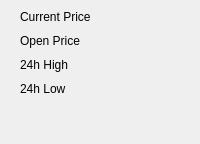
                     <widget class="QFrame" name="realtimePriceLabels">
                      <property name="styleSheet">
                       <string notr="true"/>
                      </property>
                      <property name="frameShape">
                       <enum>QFrame::NoFrame</enum>
                      </property>
                      <property name="frameShadow">
                       <enum>QFrame::Raised</enum>
                      </property>
                      <layout class="QVBoxLayout" name="verticalLayout_12">
                       <property name="spacing">
                        <number>10</number>
                       </property>
                       <property name="leftMargin">
                        <number>20</number>
                       </property>
                       <property name="topMargin">
                        <number>10</number>
                       </property>
                       <property name="rightMargin">
                        <number>20</number>
                       </property>
                       <property name="bottomMargin">
                        <number>0</number>
                       </property>
                       <item>
                        <widget class="QFrame" name="histoCurrPriceFrame">
                         <property name="frameShape">
                          <enum>QFrame::NoFrame</enum>
                         </property>
                         <property name="frameShadow">
                          <enum>QFrame::Raised</enum>
                         </property>
                         <layout class="QHBoxLayout" name="horizontalLayout_3">
                          <property name="spacing">
                           <number>0</number>
                          </property>
                          <property name="leftMargin">
                           <number>0</number>
                          </property>
                          <property name="topMargin">
                           <number>0</number>
                          </property>
                          <property name="rightMargin">
                           <number>0</number>
                          </property>
                          <property name="bottomMargin">
                           <number>0</number>
                          </property>
                          <item alignment="Qt::AlignLeft|Qt::AlignVCenter">
                           <widget class="QLabel" name="label">
                            <property name="text">
                             <string>Current Price</string>
                            </property>
                           </widget>
                          </item>
                          <item>
                           <widget class="QLabel" name="histoCurrPriceLabel">
                            <property name="styleSheet">
                             <string notr="true">color: #B3AFEB;
font: 15px &quot;Segoe UI BOLD&quot;;</string>
                            </property>
                            <property name="text">
                             <string/>
                            </property>
                            <property name="alignment">
                             <set>Qt::AlignRight|Qt::AlignTrailing|Qt::AlignVCenter</set>
                            </property>
                           </widget>
                          </item>
                         </layout>
                        </widget>
                       </item>
                       <item>
                        <widget class="QFrame" name="histoOpenPriceFrame">
                         <property name="frameShape">
                          <enum>QFrame::NoFrame</enum>
                         </property>
                         <property name="frameShadow">
                          <enum>QFrame::Raised</enum>
                         </property>
                         <layout class="QHBoxLayout" name="horizontalLayout_4">
                          <property name="spacing">
                           <number>0</number>
                          </property>
                          <property name="leftMargin">
                           <number>0</number>
                          </property>
                          <property name="topMargin">
                           <number>0</number>
                          </property>
                          <property name="rightMargin">
                           <number>0</number>
                          </property>
                          <property name="bottomMargin">
                           <number>0</number>
                          </property>
                          <item alignment="Qt::AlignLeft|Qt::AlignVCenter">
                           <widget class="QLabel" name="label_3">
                            <property name="text">
                             <string>Open Price</string>
                            </property>
                           </widget>
                          </item>
                          <item>
                           <widget class="QLabel" name="histoOpenPriceLabel">
                            <property name="styleSheet">
                             <string notr="true">color: #B3AFEB;
font: 15px &quot;Segoe UI BOLD&quot;;</string>
                            </property>
                            <property name="text">
                             <string/>
                            </property>
                            <property name="alignment">
                             <set>Qt::AlignRight|Qt::AlignTrailing|Qt::AlignVCenter</set>
                            </property>
                           </widget>
                          </item>
                         </layout>
                        </widget>
                       </item>
                       <item>
                        <widget class="QFrame" name="histoHighPriceFrame">
                         <property name="frameShape">
                          <enum>QFrame::NoFrame</enum>
                         </property>
                         <property name="frameShadow">
                          <enum>QFrame::Raised</enum>
                         </property>
                         <layout class="QHBoxLayout" name="horizontalLayout_5">
                          <property name="spacing">
                           <number>0</number>
                          </property>
                          <property name="leftMargin">
                           <number>0</number>
                          </property>
                          <property name="topMargin">
                           <number>0</number>
                          </property>
                          <property name="rightMargin">
                           <number>0</number>
                          </property>
                          <property name="bottomMargin">
                           <number>0</number>
                          </property>
                          <item alignment="Qt::AlignLeft|Qt::AlignVCenter">
                           <widget class="QLabel" name="label_5">
                            <property name="text">
                             <string>24h High</string>
                            </property>
                           </widget>
                          </item>
                          <item>
                           <widget class="QLabel" name="histoHighPriceLabel">
                            <property name="styleSheet">
                             <string notr="true">color: #B3AFEB;
font: 15px &quot;Segoe UI BOLD&quot;;</string>
                            </property>
                            <property name="text">
                             <string/>
                            </property>
                            <property name="alignment">
                             <set>Qt::AlignRight|Qt::AlignTrailing|Qt::AlignVCenter</set>
                            </property>
                           </widget>
                          </item>
                         </layout>
                        </widget>
                       </item>
                       <item>
                        <widget class="QFrame" name="histoLowPriceFrame">
                         <property name="frameShape">
                          <enum>QFrame::NoFrame</enum>
                         </property>
                         <property name="frameShadow">
                          <enum>QFrame::Raised</enum>
                         </property>
                         <layout class="QHBoxLayout" name="horizontalLayout_6">
                          <property name="spacing">
                           <number>0</number>
                          </property>
                          <property name="leftMargin">
                           <number>0</number>
                          </property>
                          <property name="topMargin">
                           <number>0</number>
                          </property>
                          <property name="rightMargin">
                           <number>0</number>
                          </property>
                          <property name="bottomMargin">
                           <number>0</number>
                          </property>
                          <item alignment="Qt::AlignLeft|Qt::AlignVCenter">
                           <widget class="QLabel" name="label_7">
                            <property name="text">
                             <string>24h Low</string>
                            </property>
                           </widget>
                          </item>
                          <item>
                           <widget class="QLabel" name="histoLowPriceLabel">
                            <property name="styleSheet">
                             <string notr="true">color: #B3AFEB;
font: 15px &quot;Segoe UI BOLD&quot;;</string>
                            </property>
                            <property name="text">
                             <string/>
                            </property>
                            <property name="alignment">
                             <set>Qt::AlignRight|Qt::AlignTrailing|Qt::AlignVCenter</set>
                            </property>
                           </widget>
                          </item>
                         </layout>
                        </widget>
                       </item>
                       <item>
                        <widget class="QFrame" name="histoMarketFrame">
                         <property name="frameShape">
                          <enum>QFrame::NoFrame</enum>
                         </property>
                         <property name="frameShadow">
                          <enum>QFrame::Raised</enum>
                         </property>
                         <layout class="QHBoxLayout" name="horizontalLayout_7">
                          <property name="spacing">
                           <number>0</number>
                          </property>
                          <property name="leftMargin">
                           <number>0</number>
                          </property>
                          <property name="topMargin">
                           <number>0</number>
                          </property>
                          <property name="rightMargin">
                           <number>0</number>
                          </property>
                          <property name="bottomMargin">
                           <number>0</number>
                          </property>
                          <item alignment="Qt::AlignLeft|Qt::AlignVCenter">
                           <widget class="QLabel" name="marketcap">
                            <property name="minimumSize">
                             <size>
                              <width>68</width>
                              <height>0</height>
                             </size>
                            </property>
                            <property name="text">
                             <string/>
                            </property>
                           </widget>
                          </item>
                          <item>
                           <widget class="QLabel" name="histoMarketLabel">
                            <property name="styleSheet">
                             <string notr="true">color: #B3AFEB;
font: 15px &quot;Segoe UI BOLD&quot;;</string>
                            </property>
                            <property name="text">
                             <string/>
                            </property>
                            <property name="alignment">
                             <set>Qt::AlignRight|Qt::AlignTrailing|Qt::AlignVCenter</set>
                            </property>
                           </widget>
                          </item>
                         </layout>
                        </widget>
                       </item>
                       <item>
                        <widget class="QFrame" name="histoVolumeFrame">
                         <property name="frameShape">
                          <enum>QFrame::NoFrame</enum>
                         </property>
                         <property name="frameShadow">
                          <enum>QFrame::Raised</enum>
                         </property>
                         <layout class="QHBoxLayout" name="horizontalLayout_8">
                          <property name="spacing">
                           <number>0</number>
                          </property>
                          <property name="leftMargin">
                           <number>0</number>
                          </property>
                          <property name="topMargin">
                           <number>0</number>
                          </property>
                          <property name="rightMargin">
                           <number>0</number>
                          </property>
                          <property name="bottomMargin">
                           <number>0</number>
                          </property>
                          <item alignment="Qt::AlignLeft|Qt::AlignVCenter">
                           <widget class="QLabel" name="volume">
                            <property name="minimumSize">
                             <size>
                              <width>43</width>
                              <height>0</height>
                             </size>
                            </property>
                            <property name="text">
                             <string/>
                            </property>
                           </widget>
                          </item>
                          <item>
                           <widget class="QLabel" name="histoVolumeLabel">
                            <property name="styleSheet">
                             <string notr="true">color: #B3AFEB;
font: 15px &quot;Segoe UI BOLD&quot;;</string>
                            </property>
                            <property name="text">
                             <string/>
                            </property>
                            <property name="alignment">
                             <set>Qt::AlignRight|Qt::AlignTrailing|Qt::AlignVCenter</set>
                            </property>
                           </widget>
                          </item>
                         </layout>
                        </widget>
                       </item>
                      </layout>
                     </widget>
